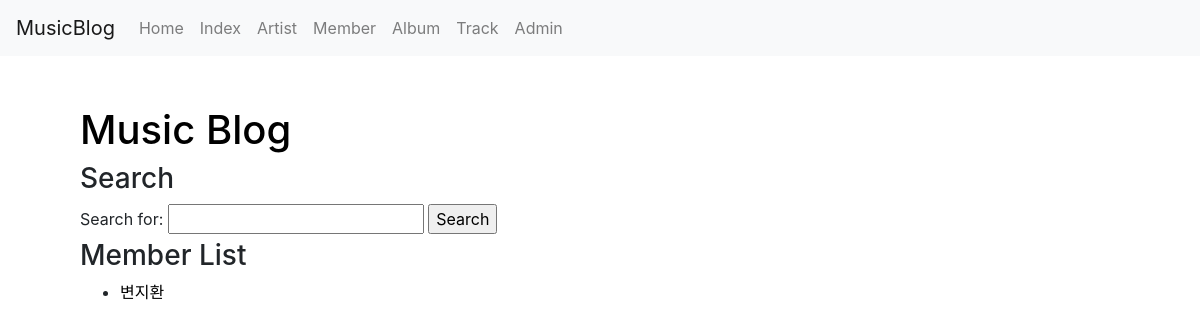
The app's page /musicblog/member/, older data.
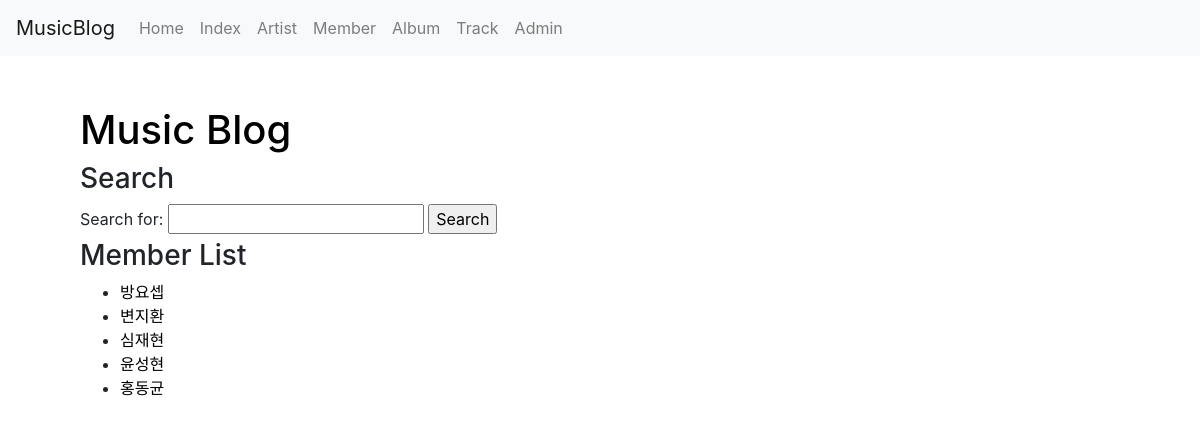
The same page, newer data.
### musicb/models.py (models this page shows, shortened)
class Member(models.Model):
    name = models.CharField(verbose_name="Name", null=False, blank=False, max_length=50)
    slug = models.SlugField("Slug", unique=True, allow_unicode=True, help_text='one word for title alias.')
    team = models.ForeignKey('Artist', on_delete=models.CASCADE)

### musicb/views.py (the view)
# urls.py: path('member/', views.MemberLV.as_view(), name='memberview'),
class MemberLV(ListView):
    def get_queryset(self):
        return Member.objects.order_by('name')
    allow_empty = True

### musicb/templates/musicb/member_list.html (shortened to what this page needs)
{% extends 'musicb/base.html' %}
{% block content %}
    {% include 'musicb/musicblog_base.html' %}
    <h3>Member List</h3>
    {% if object_list %}
        <ul>
            {% for member in object_list %}
                <li><a class='no_linkdecoration' href="{% url 'musicblog:memberview_detail' member.name %}">{{member.name}}</a></li>
            {% endfor %}
        </ul>
    {% else %}
        There is no member.
    {% endif %}
{% endblock %}

### musicb/templates/musicb/base.html (shortened to what this page needs)
{% extends 'home.html' %}

### templates/home.html (shortened to what this page needs)
<!DOCTYPE html>
<html>
    <head>
        <link rel="stylesheet" href="https://stackpath.bootstrapcdn.com/bootstrap/4.5.0/css/bootstrap.min.css">
    </head>
    <body>
        <nav class="navbar navbar-expand-lg navbar-light bg-light">
            <a class="navbar-brand" href="/">MusicBlog</a>
            <div class="collapse navbar-collapse" id="navbarSupportedContent">
                <ul class="navbar-nav mr-auto">
                    <li class="nav-item">
                        <a class="nav-link" href="/">Home</a>
                    </li>
                    <li class="nav-item">
                        <a class="nav-link" href="{% url 'musicblog:index' %}">Index</a>
                    </li>
                    <li class="nav-item">
                        <a class="nav-link" href="{% url 'musicblog:artistview' %}">Artist</a>
                    </li>
                    <li class="nav-item">
                        <a class="nav-link" href="{% url 'musicblog:memberview' %}">Member</a>
                    </li>
                    <li class="nav-item">
                        <a class="nav-link" href="{% url 'musicblog:albumview' %}">Album</a>
                    </li>
                    <li class="nav-item">
                        <a class="nav-link" href="{% url 'musicblog:songview' %}">Track</a>
                    </li>
                    <li class="nav-item">
                        <a class="nav-link" href="{% url 'admin:index' %}">Admin</a>
                    </li>
                </ul>
            </div>
        </nav>
        <div class="container" style="padding:50px;">
        {% block content %}
        {% endblock content %}
    </body>
</html>

### musicb/templates/musicb/musicblog_base.html (shortened to what this page needs)
<h1><a id='home' class='no_linkdecoration' href="{% url 'musicblog:index' %}">Music Blog</a></h1>
<h3>Search</h3>
<form action="{% url 'musicblog:search' %}" method="POST">
    <label for="keyword">Search for:</label>
    <input type="text" id="keyword" name="kword">
    <input type="submit" value="Search">
</form>

Row changes from the older to the newer data that the page shows:
added Member: name "방요셉"
added Member: name "심재현"
added Member: name "윤성현"
added Member: name "홍동균"
